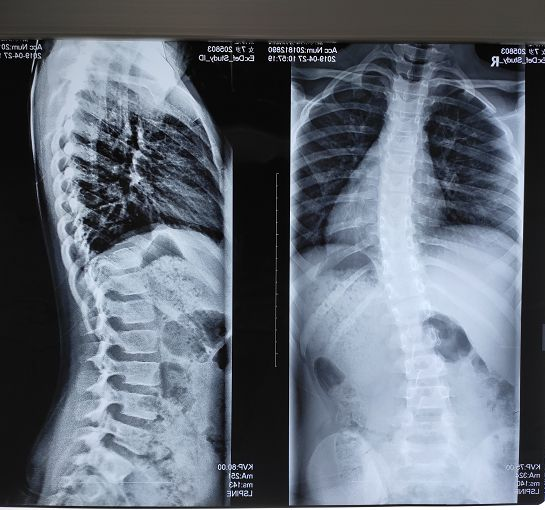
//> input picture TEST_32/xray.jpg, 545 x 510 px
$ ./main   (built with g++ and OpenCV 4)
//> lines starting //> are read from the running program, lines starting //| are printed output that depends on the picture; after the words box and inside, x2 and y2 are one past the last pixel; in counts of white or black regions, pixels touching at a corner belong together
#include<opencv2/opencv.hpp>
#include<opencv2/highgui.hpp>
#include <iostream>

using namespace cv;
using namespace std;

Mat src,dst,gray,two;
void callback(int,void*);
int value=174;
int main()
{
	src=imread("xray.jpg",IMREAD_UNCHANGED);
//> src is the input picture: 510 rows x 545 cols, CV_8UC3; mean B, G, R 118.1, 106.6, 98.4
	dst=Mat(src.size(),src.type());
	dst=Scalar(255,255,255);
	imshow("src",src);
	cvtColor(src,gray,COLOR_RGB2GRAY);
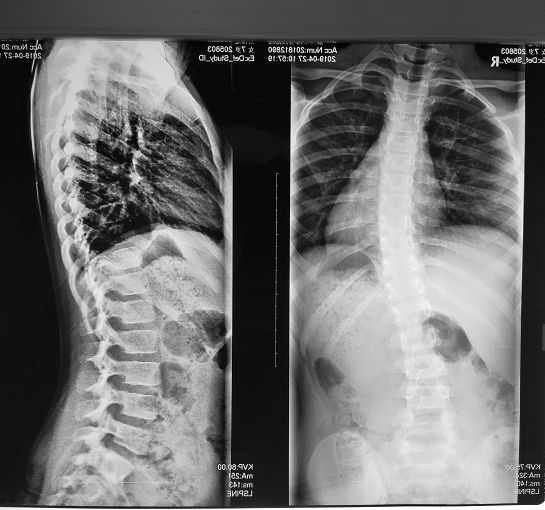
//> gray: 510 rows x 545 cols, CV_8UC1; min 0, max 255, mean 109.1
	namedWindow("dst",WINDOW_AUTOSIZE);
	createTrackbar("bar","dst",&value,255,callback);

	waitKey(0);
	return 0;
}

void callback(int,void*)
{
	Canny(gray,two,value,value*2,3);
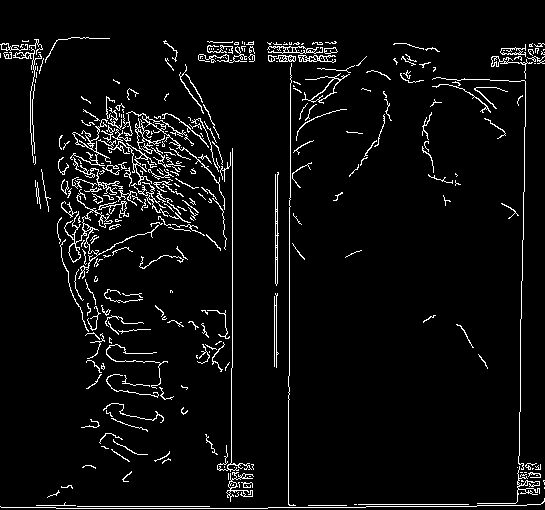
//> two: 510 rows x 545 cols, CV_8UC1; 4.9% white in thin lines or dots
	dst=Scalar(255,255,255);

	vector<vector<Point>> contours;
	vector<Vec4i> hierarchy;
	findContours(two,contours,hierarchy,RETR_EXTERNAL,CHAIN_APPROX_SIMPLE);
//> contours = 329 contours, 299 with area under 20; largest, box (x1, y1, x2, y2) and area: (64, 189, 159, 279) 374, (302, 73, 350, 104) 240, (122, 111, 225, 210) 200, (267, 46, 323, 54) 166, (275, 172, 279, 286) 154
	vector<vector<Point>> hull( contours.size() );
//> hull = 329 empty contours
	for(int i=0;i<contours.size();i++)
	{
		convexHull(Mat(contours[i]),hull[i]);
	}
//> after the loop, hull = 329 contours, 151 with area under 20; largest, box (x1, y1, x2, y2) and area: (432, 77, 526, 470) 18944, (217, 148, 252, 472) 5526, (64, 189, 159, 279) 4693, (122, 111, 225, 210) 3768, (0, 498, 545, 509) 2831

	for(int i=0;i<hull.size();i++)
	{
		drawContours(dst,hull,i,Scalar(0,0,255),1,LINE_AA);
	}
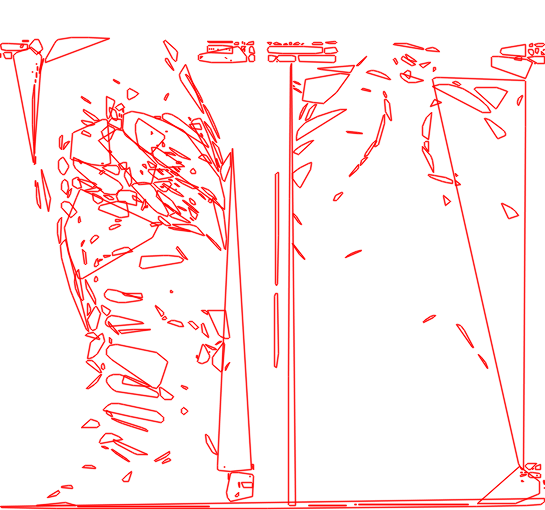
//> dst: 510 rows x 545 cols, CV_8UC3; mean B, G, R 236.4, 236.4, 255
	imshow("dst",dst);
}

$ run again, with TEST_32/Tree.jpg copied over TEST_32/xray.jpg
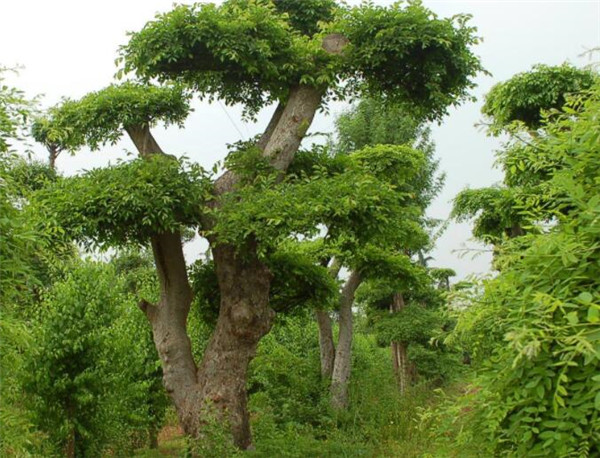
//> input picture TEST_32/Tree.jpg, 600 x 458 px
//> src is the input picture: 458 rows x 600 cols, CV_8UC3; mean B, G, R 73.1, 125.9, 108.8
//> in callback, `Canny(gray,two,value,value*2,3);`:
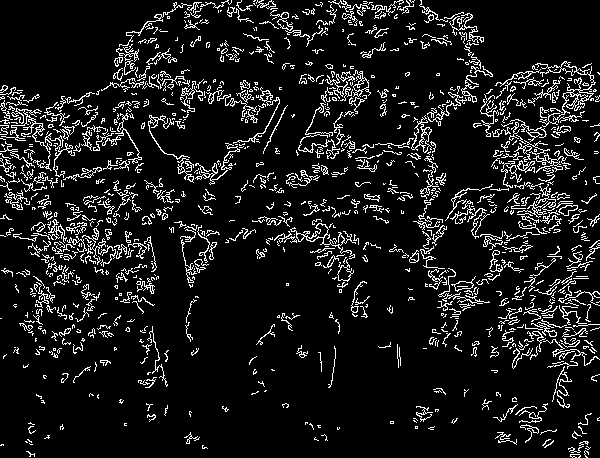
//> two: 458 rows x 600 cols, CV_8UC1; 9.9% white in thin lines or dots
//> contours = 1062 contours, 959 with area under 20; largest, box (x1, y1, x2, y2) and area: (535, 61, 596, 123) 409, (411, 115, 432, 153) 300, (290, 223, 356, 259) 253, (353, 70, 371, 97) 172, (337, 259, 354, 282) 143
//> in callback, `vector<vector<Point>> hull( contours.size() );`: hull = 1062 empty contours
//> after the loop in callback, `for(int i=0;i<contours.size();i++)`: hull = 1062 contours, 599 with area under 20; largest, box (x1, y1, x2, y2) and area: (535, 61, 596, 123) 2673, (1, 108, 52, 171) 1938, (290, 223, 356, 259) 1373, (233, 87, 280, 144) 1294, (102, 113, 142, 164) 1082
//> after the loop in callback, `for(int i=0;i<hull.size();i++)`:
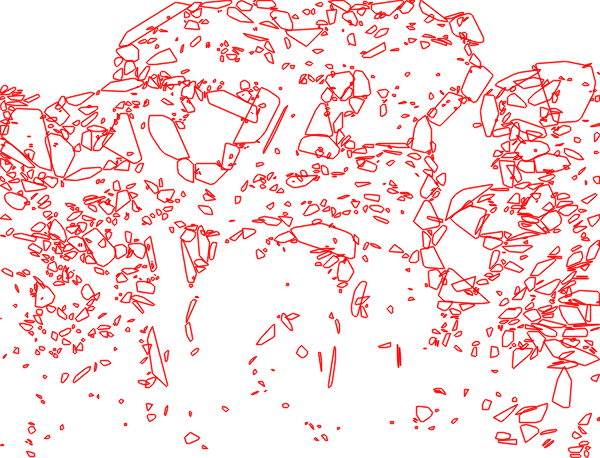
//> dst: 458 rows x 600 cols, CV_8UC3; mean B, G, R 225.3, 225.3, 255
